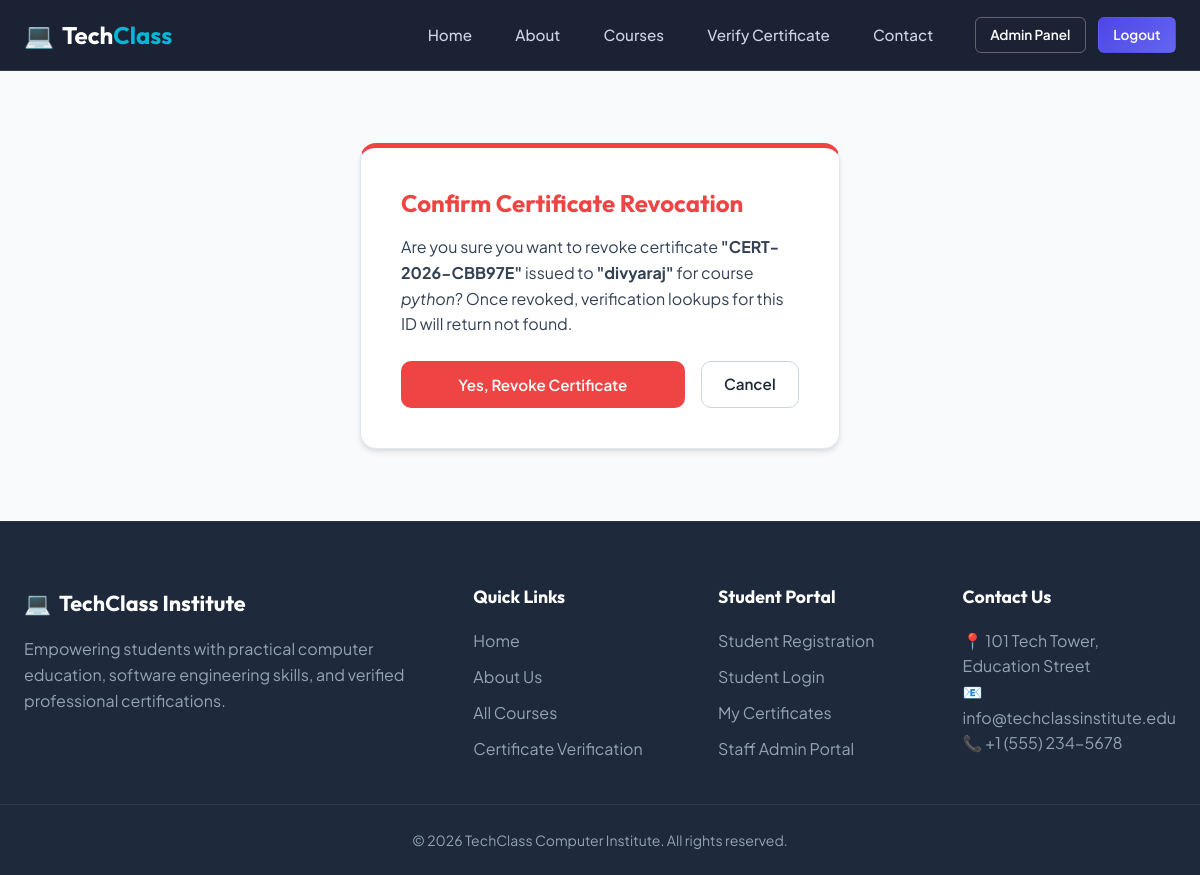
Page /admin-panel/certificates/1/revoke/ (signed in) on the committed database.
### certificates/models.py (models this page shows, shortened)
class Certificate(models.Model):
    certificate_id = models.CharField(max_length=30, unique=True, db_index=True)
    student_name = models.CharField(max_length=200)
    student = models.ForeignKey(User, on_delete=models.SET_NULL, null=True, blank=True, related_name='certificates')
    course = models.ForeignKey('courses.Course', on_delete=models.PROTECT)
    issue_date = models.DateField()
    grade = models.CharField(max_length=20, blank=True, null=True)
    created_at = models.DateTimeField(auto_now_add=True)

### courses/models.py (models this page shows, shortened)
class Course(models.Model):
    name = models.CharField(max_length=200)
    description = models.TextField()
    duration = models.CharField(max_length=50)
    fee = models.DecimalField(max_digits=8, decimal_places=2, blank=True, null=True)
    image = models.ImageField(upload_to='courses/', blank=True, null=True)
    created_at = models.DateTimeField(auto_now_add=True)

### dashboard/views.py (the view)
# urls.py: path('certificates/<int:pk>/revoke/', views.revoke_certificate, name='revoke_certificate'),
@staff_required
def revoke_certificate(request, pk):
    cert = get_object_or_404(Certificate, pk=pk)
    if request.method == 'POST':
        cert_id = cert.certificate_id
        cert.delete()
        messages.success(request, f"Certificate '{cert_id}' has been revoked.")
        return redirect('dashboard:manage_certificates')
    return render(request, 'dashboard/certificate_revoke_confirm.html', {'cert': cert})

### templates/dashboard/certificate_revoke_confirm.html (shortened to what this page needs)
{% extends 'base.html' %}
{% block content %}
<div class="container">
    <div class="form-card" style="border-top: 5px solid var(--error);">
        <h1 style="font-size: 1.5rem; color: var(--error); margin-bottom: 1rem;">Confirm Certificate Revocation</h1>
        <p style="color: var(--gray-700); margin-bottom: 1.5rem; line-height: 1.6;">
            Are you sure you want to revoke certificate <strong>"{{ cert.certificate_id }}"</strong> issued to <strong>"{{ cert.student_name }}"</strong> for course <em>{{ cert.course.name }}</em>?
            Once revoked, verification lookups for this ID will return not found.
        </p>
        <form method="post">
            <div style="display: flex; gap: 1rem;">
                <button type="submit" class="btn btn-danger" style="flex: 1;">Yes, Revoke Certificate</button>
                <a href="{% url 'dashboard:manage_certificates' %}" class="btn btn-outline-dark">Cancel</a>
            </div>
        </form>
    </div>
</div>
{% endblock %}

### static/css/style.css (style rules this page uses)
:root { --primary: #4f46e5; --primary-hover: #4338ca; --primary-light: #eef2ff; --secondary: #06b6d4; --accent: #f59e0b; --dark: #0f172a; --dark-surface: #1e293b; --light-bg: #f8fafc; --white: #ffffff; --gray-50: #f8fafc; --gray-100: #f1f5f9; --gray-200: #e2e8f0; --gray-300: #cbd5e1; --gray-400: #94a3b8; --gray-500: #64748b; --gray-600: #475569; --gray-700: #334155; --gray-800: #1e293b; --gray-900: #0f172a; --success: #10b981; --success-bg: #d1fae5; --error: #ef4444; --error-bg: #fee2e2; --warning: #f59e0b; --warning-bg: #fef3c7; --info: #3b82f6; --info-bg: #dbeafe; --font-heading: 'Outfit', -apple-system, sans-serif; --font-body: 'Plus Jakarta Sans', -apple-system, sans-serif; --radius-sm: 6px; --radius-md: 10px; --radius-lg: 16px; --radius-full: 9999px; --shadow-sm: 0 1px 2px 0 rgba(0, 0, 0, 0.05); --shadow-md: 0 4px 6px -1px rgba(0, 0, 0, 0.1), 0 2px 4px -1px rgba(0, 0, 0, 0.06); --shadow-lg: 0 10px 25px -5px rgba(0, 0, 0, 0.1), 0 10px 10px -5px rgba(0, 0, 0, 0.04); --shadow-glow: 0 0 20px rgba(79, 70, 229, 0.25); --transition: all 0.25s cubic-bezier(0.4, 0, 0.2, 1); }
*, *::before, *::after { box-sizing: border-box; margin: 0; padding: 0; }
html { scroll-behavior: smooth; }
body { font-family: var(--font-body); background-color: var(--light-bg); color: var(--gray-800); line-height: 1.6; display: flex; flex-direction: column; min-height: 100vh; }
h1, h2, h3, h4, h5, h6 { font-family: var(--font-heading); font-weight: 700; color: var(--gray-900); line-height: 1.25; }
a { color: var(--primary); text-decoration: none; transition: var(--transition); }
.btn { display: inline-flex; align-items: center; justify-content: center; gap: 0.5rem; font-family: var(--font-body); font-weight: 600; font-size: 0.95rem; padding: 0.65rem 1.4rem; border-radius: var(--radius-md); border: 1px solid transparent; cursor: pointer; transition: var(--transition); text-align: center; }
.btn-outline-dark { background: transparent; border-color: var(--gray-300); color: var(--gray-800); }
.btn-danger { background: var(--error); color: var(--white); }
.container { max-width: 1200px; margin: 0 auto; padding: 2.5rem 1.5rem; }
.form-card { max-width: 480px; margin: 2rem auto; background: var(--white); padding: 2.5rem; border-radius: var(--radius-lg); box-shadow: var(--shadow-md); border: 1px solid var(--gray-200); }

### rows in the picture
Certificate: certificate_id "CERT-2026-CBB97E", student_name "divyaraj", course.name "python"
